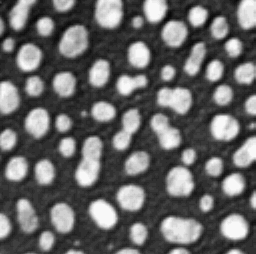
#> input picture image_processing/blobs.tif, 256 x 254 px
$ jupyter execute --allow-errors image_label_measurements.ipynb
#> lines starting #> are read from the running program, lines starting #| are printed output that depends on the picture; after the words box and inside, x2 and y2 are one past the last pixel; in counts of white or black regions, pixels touching at a corner belong together
# Image Measurement in Python
Now that we know a little bit about how images are formed, let's try to make some scientific measurements on things.

[cell 1]
#tifffile reads tif's into a multidimensional array
import tifffile
#matplotlib let's us plot data
import matplotlib.pyplot as plt
#pandas handles tables
import pandas as pd
#numpy handles multidimensional data sets
import numpy as np
#scipy ndimage does image filtering and label measurement
import scipy.ndimage as ndi # nd = n-dimensional

To start off, let's label our blobs from last lesson and measure them.  We will start by making a black and white image with white indicating the blobs.

[cell 2]
img=tifffile.imread('blobs.tif')
#> img is the input picture: shape (254, 256); min 8, max 248, mean 103.3
mask=img>128
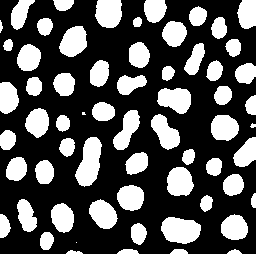
#> mask: shape (254, 256) bool; 32.9% white; 63 white regions (2 under 20 px), largest, box (x1, y1, x2, y2) and area: (75, 137, 102, 187) 871, (161, 217, 201, 244) 828, (157, 88, 191, 114) 659
plt.imshow(mask,cmap='gray')

To label our blobs, use the ndimage label tool.

[cell 3]
labels,nblobs=ndi.label(mask)
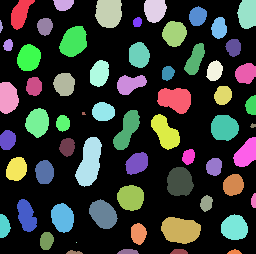
#> labels: shape (254, 256) int32; 64 distinct labels, from 0 to 63; one colour per label, 0 black
#> nblobs = 63
nblobs
#> Out = 63

The algorithm found 63 blobs in our image.  Let's see what the labels array looks like.

[cell 4]
plt.imshow(labels,cmap='gray')
plt.colorbar()
plt.show()

This kind of image processing is called segmentation.  So the labels array is just an image matrix with each blob colored by it's order of discovery.  We want to get the size distribution of blobs.  But watch out!  We can't get the right size for the blobs on the edge.  How would we find which blobs are on the edge?  We can make an array from all the different edges and find out which label values are in that array.

[cell 5]
labels

Since you haven't spent much time working with numpy yet, we'll gloss over some things here but I want to explain a bit.  You can slice a numpy array along any dimension with array[ystart:yend,xstart:xend].  Note that these slices go from start to end-1.  If you use -1 when slicing an array, that is code for "the last value in the array".  So array[1:-1] goes from the second array element to the second to last array element.  Numpy arrays can't do some of the things that python lists can do, so you can convert a numpy array into a list with the list(arr) command.

[cell 6]
#make an array out of the upper edge, the right edge, the bottom edge, and the left edge
#order doesn't matter here because we're just accounting for values
edgearray=list(labels[0,:-1])+list(labels[:-1,-1])+list(labels[-1,1:])+list(labels[1:,0]) #edges
#> edgearray = 1016 values, max 63 at index 573, min 0 at index 0, mean 9.71
plt.plot(edgearray)
# one occurrence = 1 pixel; wider bars means its more than one pixel. we only want blobs represented once.
# object numbers are conserved from labels[]
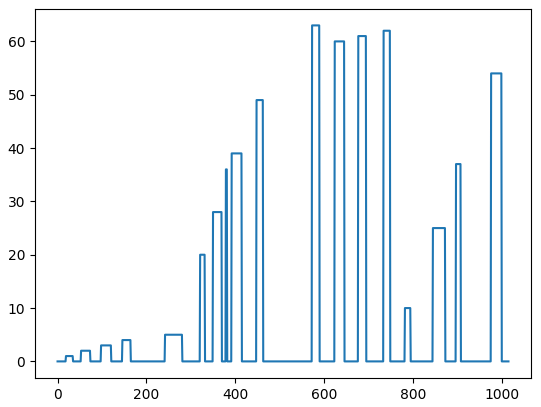
#> figure drawn by matplotlib, 1 panel; curve peaks at x = 573, y = 63

We can find the unique values in this array with the Numpy unique command.

[cell 7]
edgelabels=np.unique(edgearray)
#> edgelabels = 19 values from 0 to 63
edgelabels
#> Out = 19 values from 0 to 63

Now that we have our edge values, we can delete them from the labels image (omitting zero).

[cell 8]
filtered=labels.copy() # copy labels
for idx in edgelabels[1:]: # iterate through edgelabels array starting at 1 (0 is background)
    filtered[labels==idx]=0.0 # where are my labels == 1? labels == 2? Make those equal to 0. ("Delete" them)
#> this loop made 18 passes
#> idx on passes 6 to 17: 10, 20, 25, 28, 36, 37, 39, 49, 54, 60, 61, 62
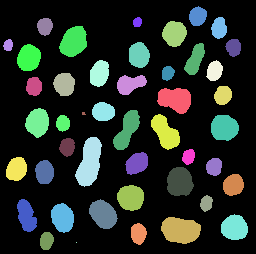
#> filtered: shape (254, 256) int32; 46 distinct labels, from 0 to 59; one colour per label, 0 black
plt.imshow(filtered,cmap='gray')

By the way, now we know how to filter our labels as well--just make a list of the ones we want to delete and set them to 0.  Note that we haven't renumbered our objects, so those will be missing when we measure things.  Just to make things easy, let's refind our labels to get them numbered right.

#> (a cell that did not finish here is left out)

Now let's get some measurements.  Typical ones we will want are average, sum, and size (area).  For this we can use the ndimage mean and sum functions.

#> (a cell that did not finish here is left out)

Let's histogram these values.  I'm not going to go into how the histogram works but it's fairly self explanatory.

#> (a cell that did not finish here is left out)

We have a wide range of intensities here but that could be because we have a wide range of label sizes.  Maybe mean will eliminate this dependence.

#> (a cell that did not finish here is left out)

#> (a cell that did not finish here is left out)

As we thought, the heterogeneity is largely caused by the label size and the mean is much narrower.  Let's see about the area distribution.  Note that there isn't an explicit way to measure area but if we measure an image filled with ones the sum will give us the area.  The Numpy ones command will give us such an image.

#> (a cell that did not finish here is left out)

#> (a cell that did not finish here is left out)

Now we're back to a broad distribution as we expected, confirming that our heterogeneity in the sum was mostly because of size heterogeneity.

One thing to be aware of when measuring intensity is that the background may not be 0.  We can measure the average of the 0 label to see what our background is.  Make sure to measure the unfiltered labels so we don't include the edge objects in our background measurement.

[cell 16]
# To get background, measure everything that isn't a blob
background=ndi.mean(img,labels,[0])[0]
#> background = 56.93
background
#> Out = 56.93

So clearly our background is not 0 here and we would need to account for that in our measurements.  It's easy to replot the average intensties without the background.

#> (a cell that did not finish here is left out)

[cell 18]
#now let's load our fluorescent cells again and measure them

[cell 19]
cellimg=tifffile.imread('FluorescentCells.tif')
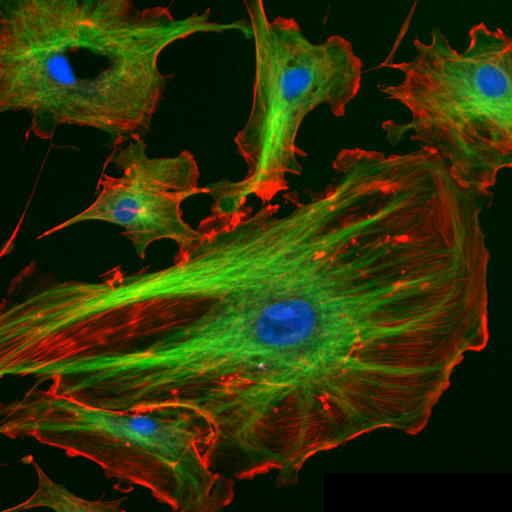
#> input picture image_processing/FluorescentCells.tif, 512 x 512 px
#> cellimg is the input picture: shape (512, 512, 3); mean R, G, B 45.4, 50, 6.6

[cell 20]
plt.imshow(cellimg)

Background subtraction is tricky here but it is low for this image so let's assume it isn't significant.  Let's label and measure the nuclei.

[cell 21]
plt.imshow(cellimg[:,:,2]>100)

[cell 22]
celllabels,ncells=ndi.label(cellimg[:,:,2]>100)
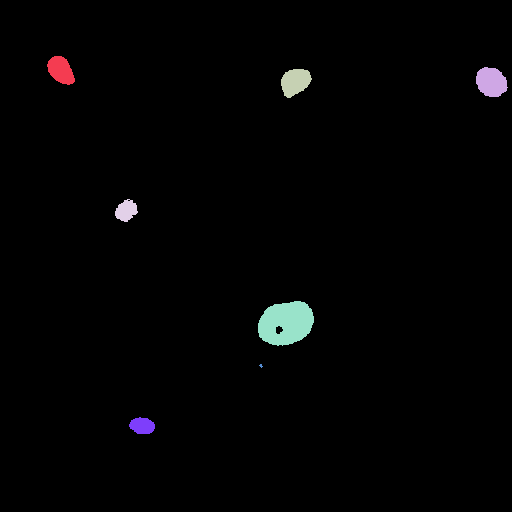
#> celllabels: shape (512, 512) int32; 8 distinct labels, from 0 to 7; one colour per label, 0 black
#> ncells = 7
ncells
#> Out = 7

[cell 23]
# Cell 6 is dust
plt.imshow(celllabels==6)

This label set needs some filtering.  We need to fill the hole in the the large nucleus and eliminate the small dot (labeled 6) next to that nucleus.  We can use the binary_fill_holes function but have to re-find the labels after that.

[cell 24]
celllabels[celllabels==6]=0.0 # delete the 6th dust cell
#> celllabels: shape (512, 512) int32; 7 distinct labels, from 0 to 7
celllabels=ndi.binary_fill_holes(celllabels) # fill holes
#> celllabels: shape (512, 512) bool; 1.7% white; 6 white regions, box (x1, y1, x2, y2) and area: (258, 301, 314, 346) 1950, (476, 67, 508, 97) 732, (281, 69, 312, 98) 641, (47, 56, 75, 85) 556, (115, 199, 138, 222) 358, (129, 417, 155, 434) 338
celllabels,ncells=ndi.label(celllabels>0)
#> celllabels: shape (512, 512) int32; 7 distinct labels, from 0 to 6
#> ncells = 6
print('n cells: '+str(ncells))
#| n cells: 6
plt.imshow(celllabels)
plt.colorbar()
plt.show()
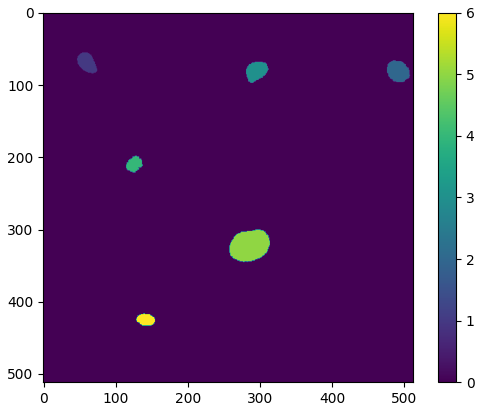
#> figure drawn by matplotlib, 2 panels

[cell 25]
#now we can measure in several channels at once
#use list comprehension to collect our results

# calculating means in all 3 channels
cellmeans=[ndi.mean(cellimg[:,:,i],celllabels,range(1,ncells+1)) for i in range(3)]
#> cellmeans = [[6.92, 19.72, 9.43, 61.22, 15.66, 24.26], [69.76, 88.65, 88, 80.41, 69.88, 86.1], [210.2, 151.3, 163, 119.5, 143.7, 163.6]]
cellmeans
#> Out has the same summary as cellmeans

[cell 26]
xvals=np.arange(len(cellmeans[0]))+1
#> xvals = [1, 2, 3, 4, 5, 6]
plt.bar(xvals-0.25,cellmeans[0],width=0.18,color='Red')
plt.bar(xvals,cellmeans[1],width=0.18,color='Green')
plt.bar(xvals+0.25,cellmeans[2],width=0.18,color='Blue')
plt.xticks(xvals)
plt.legend(['Red','Green','Blue'])
plt.xlabel('Nucleus')
plt.ylabel('Avg Intensity')
plt.show()
#> figure, not shown here; tallest bar 61.22 high, from x = 3.66 to 3.84; tallest bar 88.65 high, from x = 1.91 to 2.09; tallest bar 210.2 high, from x = 1.16 to 1.34

If we look closely at our image we can see that nucleus 4 has a red blob in it which corresponds with it's high intensity.

Now let's get into some bonus material.  Clearly the green signal in our image is excluded from the cell nucleus.  So our measurement doesn't really look at that space.  We could segment out the green regions but it each cell doesn't really have a centralized mass of that signal.  What if we could create a band around each nucleus that would measure that region?  We can do that with the ndimage maximum filter.

Let's talk a bit about filters.  Filters take a "kernel" (really just small pixel shape, often a 3 x 3 square) and place that kernel at each pixel in the image, replacing that pixel with a measurement over the kernel.  In our case, we can expand each nucleus by one pixel by using the maximum filter with a 3 x 3 kernel.  Each pixel will get replaced by the maximum signal in it's 3 x 3 neighborhood.  This operation is called "dilation".  If we dilate multiple times we can create a band around each nucleus to measure.

[cell 27]
bandthickness=10 # do this 10 times to get a 30px border (?)
bandlabels=celllabels.copy()
for i in range(bandthickness):
    bandlabels=ndi.maximum_filter(bandlabels,size=(3,3)) # label outlines bandlabels
#> bandlabels: shape (512, 512) int32; 7 distinct labels, from 0 to 6
#now delete the original labels
bandlabels[celllabels>0]=0 # delete the original nucleus
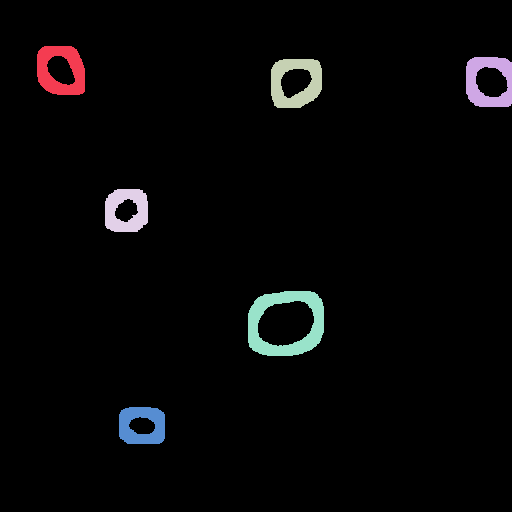
#> bandlabels: shape (512, 512) int32; 7 distinct labels, from 0 to 6; one colour per label, 0 black
plt.imshow(bandlabels)

That worked really well!  Let's see how those measurements look.

[cell 28]
bandmeans=[ndi.mean(cellimg[:,:,i],bandlabels,range(1,ncells+1)) for i in range(3)]
#> bandmeans = [[38.05, 62.29, 54.31, 75.22, 40.66, 71.02], [73.94, 127.2, 116.1, 103.1, 102.7, 82.64], [22.87, 38.09, 27.79, 31.12, 39.34, 32.53]]
bandmeans
#> Out has the same summary as bandmeans

[cell 29]
xvals=np.arange(len(bandmeans[0]))+1
plt.bar(xvals-0.25,bandmeans[0],width=0.18,color='Red')
plt.bar(xvals,bandmeans[1],width=0.18,color='Green')
plt.bar(xvals+0.25,bandmeans[2],width=0.18,color='Blue')
plt.xticks(xvals)
plt.legend(['Red','Green','Blue'])
plt.xlabel('Nucleus Band')
plt.ylabel('Avg Intensity')
plt.show()
#> figure, not shown here; tallest bar 75.22 high, from x = 3.66 to 3.84; tallest bar 127.2 high, from x = 1.91 to 2.09; tallest bar 39.34 high, from x = 5.16 to 5.34

Now the green signals are much higher as expected.

We've only scratched the surface of filters.  The Gaussian filter can be used to smooth and blur signals.  How does that impact our blue nuclear channel:

[cell 30]
plt.imshow(ndi.gaussian_filter(cellimg[:,:,2],sigma=5))
# blur before segmentation

The Gaussian filter is really useful for smoothing out signal fluctuations that would make segmentation hard.  Sigma is the standard deviation of our Gaussian "kernel" so bigger values blur things more.  Previously we used the fill holes tool but the Gaussian filter would have made that unnecessary.  Another cool tool is the sobel filter.  Often people smooth the images before the sobel filter and calculate the squared sum of squares for the x and y directions.  This filter finds edge pixels by measuring the gradient around each pixel:

[cell 31]
# sobal filter is designed to detect edges
smoothed=ndi.gaussian_filter(cellimg[:,:,2],sigma=2)
#for some reason sobel only get's calculated correctly in floating point type images
smoothed=smoothed.astype(float) # smooth first
xgrad=ndi.sobel(smoothed,axis=0)
ygrad=ndi.sobel(smoothed,axis=1)
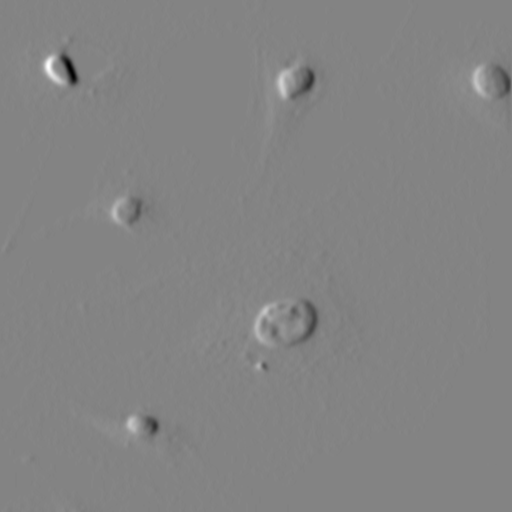
#> ygrad: shape (512, 512) float64; min -262, max 245, mean 0; drawn with min black and max white
sobel=np.hypot(xgrad,ygrad).astype(float)
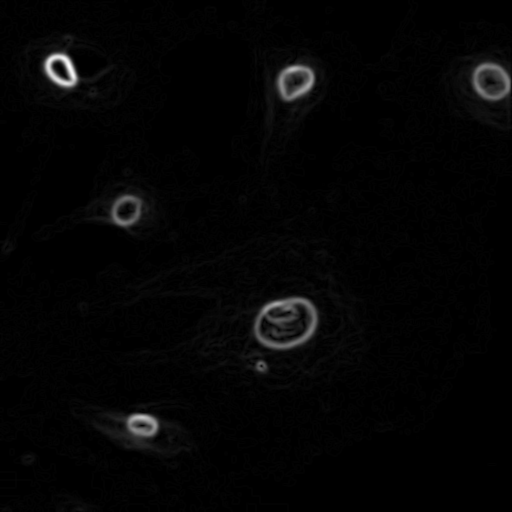
#> sobel: shape (512, 512) float64; min 0, max 285.7, mean 5.3; drawn with min black and max white
plt.imshow(sobel)
